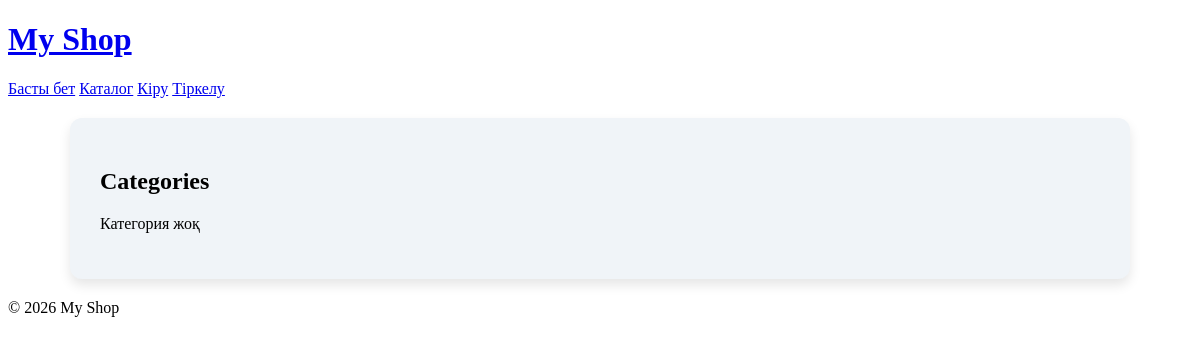
Before: / with the older database file.
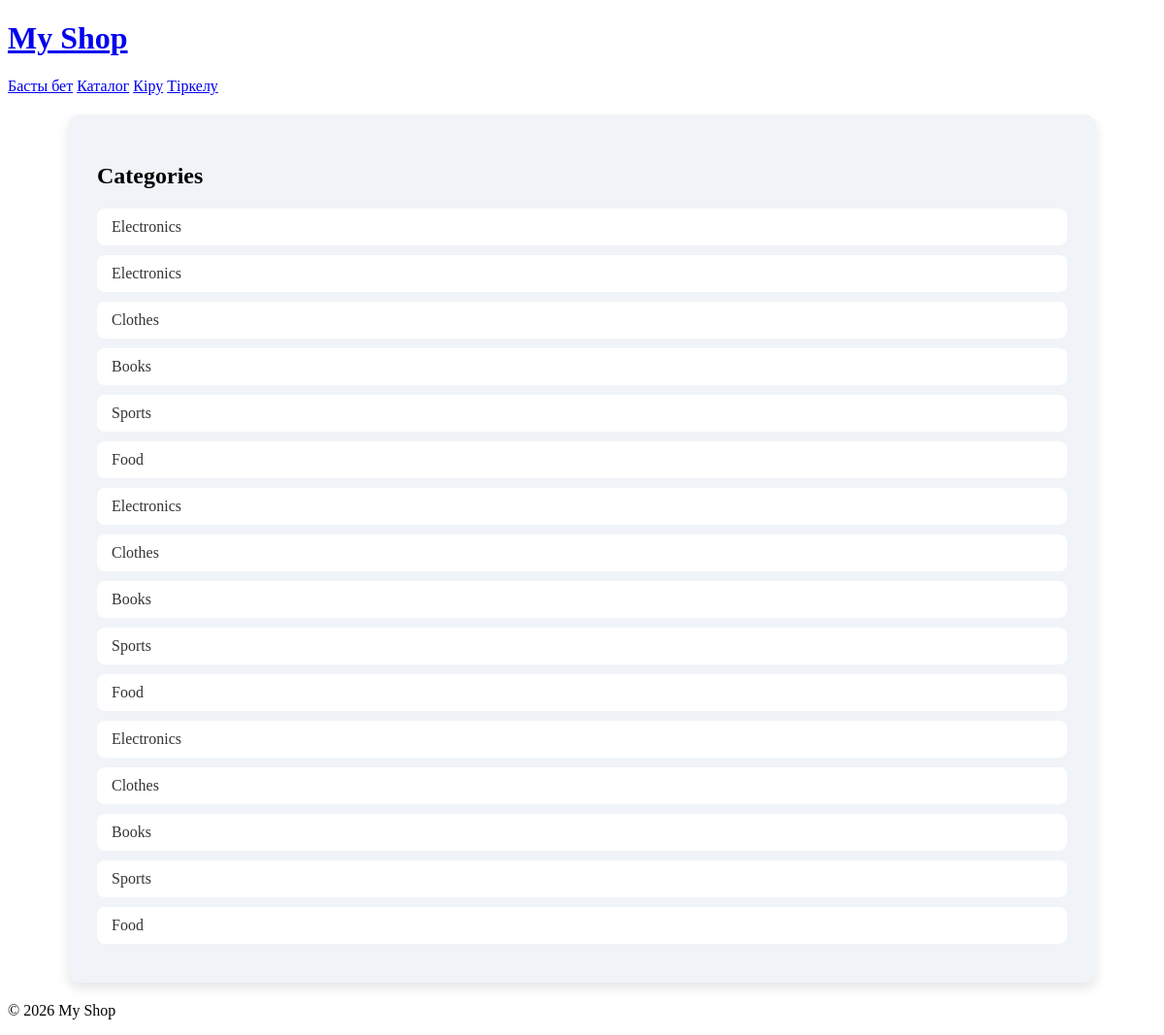
After: the same page with the newer database file.
### mainapp/models.py (models this page shows, shortened)
class Category(models.Model):
    name = models.CharField(max_length=100)
    description = models.TextField()

### mainapp/views.py (the view)
# urls.py: path('', views.home, name='home'),
def home(request):
    categories = Category.objects.all()
    return render(request, 'mainapp/home.html', {'categories': categories})

### mainapp/templates/mainapp/home.html
{% extends 'mainapp/base.html' %}
{% block content %}
<h2>Categories</h2>
<div class="category-list">
    {% for c in categories %}
        <a href="{% url 'catalog_by_category' c.id %}">
            {{ c.name }}
        </a>
    {% empty %}
        <p>Категория жоқ</p>
    {% endfor %}
</div>
{% endblock %}

### mainapp/templates/mainapp/base.html (shortened to what this page needs)
{% load static %}
<!DOCTYPE html>
<html>
<head>
    <link rel="stylesheet" href="{% static 'mainapp/css/style.css' %}">
</head>
<body>
<header>
    <h1><a href="{% url 'home' %}">My Shop</a></h1>
    <nav>
    <a href="{% url 'home' %}">Басты бет</a>
    <a href="{% url 'catalog' %}">Каталог</a>
    {% if user.is_authenticated %}
        <a href="{% url 'add_category' %}">Санат қосу</a>
        <a href="{% url 'add_product' %}">Өнім қосу</a>
        <span style="margin-left:10px; color:green;">
            {{ user.username }}
        </span>
        <a href="{% url 'logout' %}" style="color:red;">Шығу</a>
    {% else %}
        <a href="{% url 'login' %}">Кіру</a>
        <a href="{% url 'register' %}">Тіркелу</a>
    {% endif %}
</nav>
</header>
<div class="container-content">
    {% block content %}
    {% endblock %}
</div>
<footer>
    <p>© 2026 My Shop</p>
</footer>
</body>
</html>

### mainapp/static/mainapp/css/style.css (style rules this page uses)
.container-content { max-width: 1000px; margin: 20px auto; padding: 30px; background-color: #f0f4f8; border-radius: 12px; box-shadow: 0 6px 12px rgba(0,0,0,0.1); }
.category-list a { display: block; padding: 10px 15px; margin-bottom: 10px; background-color: #fff; border-radius: 8px; text-decoration: none; color: #333; transition: background 0.3s, transform 0.3s; }

Changed rows visible on the page:
added Category: name "Electronics"
added Category: name "Electronics"
added Category: name "Clothes"
added Category: name "Books"
added Category: name "Sports"
added Category: name "Food"
added Category: name "Electronics"
added Category: name "Clothes"
added Category: name "Books"
added Category: name "Sports"
added Category: name "Food"
added Category: name "Electronics"
added Category: name "Clothes"
added Category: name "Books"
added Category: name "Sports"
added Category: name "Food"
Other visible differences:
text no longer shown: "Категория жоқ"
